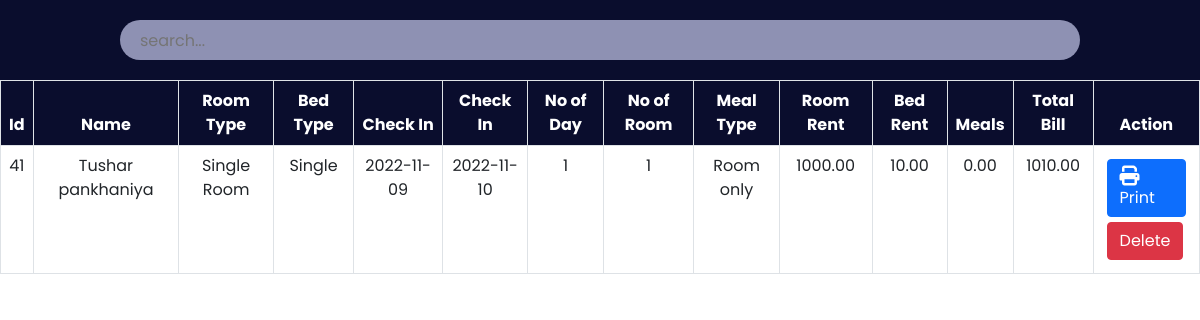
Page /admin/payment.php on the earlier database version.
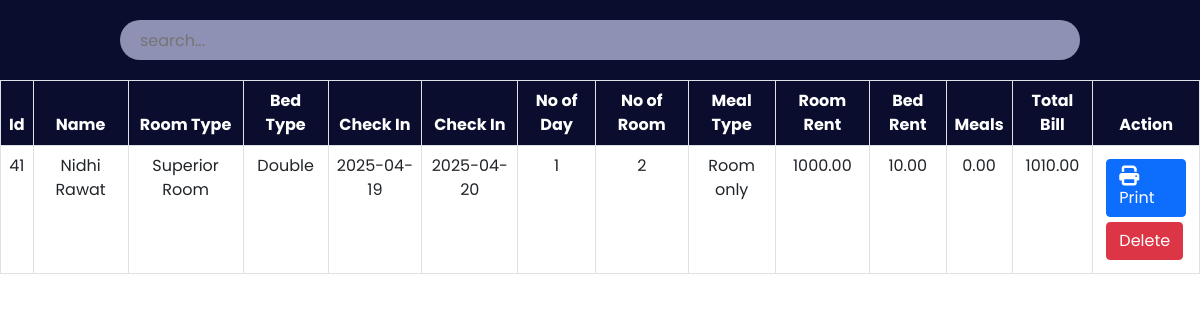
Same page on the later database version.
### tables this page shows
CREATE TABLE `payment` (
  `id` int(30) NOT NULL,
  `Name` varchar(30) NOT NULL,
  `Email` varchar(30) NOT NULL,
  `RoomType` varchar(30) NOT NULL,
  `Bed` varchar(30) NOT NULL,
  `NoofRoom` int(30) NOT NULL,
  `cin` date NOT NULL,
  `cout` date NOT NULL,
  `noofdays` int(30) NOT NULL,
  `roomtotal` double(8,2) NOT NULL,
  `bedtotal` double(8,2) NOT NULL,
  `meal` varchar(30) NOT NULL,
  `mealtotal` double(8,2) NOT NULL,
  `finaltotal` double(8,2) NOT NULL
);

### admin/payment.php (the view, shortened to what this page needs)
<?php
    include '../config.php';
?>
<!DOCTYPE html>
<html lang="en">
<head>
    <link href="https://cdn.jsdelivr.net/npm/bootstrap@5.0.2/dist/css/bootstrap.min.css" rel="stylesheet">
    <link rel="stylesheet" href="https://cdnjs.cloudflare.com/ajax/libs/font-awesome/6.2.0/css/all.min.css"/>
	<link rel="stylesheet" href="css/roombook.css">
</head>
<body>
	<div class="searchsection">
        <input type="text" name="search_bar" id="search_bar" placeholder="search..." onkeyup="searchFun()">
    </div>
    <div class="roombooktable" class="table-responsive-xl">
        <?php
            $paymanttablesql = "SELECT * FROM payment";
            $paymantresult = mysqli_query($conn, $paymanttablesql);
        ?>
        <table class="table table-bordered" id="table-data">
            <thead>
                <tr>
                    <th scope="col">Id</th>
                    <th scope="col">Name</th>
                    <th scope="col">Room Type</th>
                    <th scope="col">Bed Type</th>
                    <th scope="col">Check In</th>
                    <th scope="col">Check In</th>
					<th scope="col">No of Day</th>
                    <th scope="col">No of Room</th>
					<th scope="col">Meal Type</th>
                    <th scope="col">Room Rent</th>
                    <th scope="col">Bed Rent</th>
                    <th scope="col">Meals</th>
					<th scope="col">Total Bill</th>
                    <th scope="col">Action</th>
                </tr>
            </thead>
            <tbody>
            <?php
            while ($res = mysqli_fetch_array($paymantresult)) {
            ?>
                <tr>
                    <td><?php echo $res['id'] ?></td>
                    <td><?php echo $res['Name'] ?></td>
                    <td><?php echo $res['RoomType'] ?></td>
                    <td><?php echo $res['Bed'] ?></td>
					<td><?php echo $res['cin'] ?></td>
                    <td><?php echo $res['cout'] ?></td>
					<td><?php echo $res['noofdays'] ?></td>
                    <td><?php echo $res['NoofRoom'] ?></td>
                    <td><?php echo $res['meal'] ?></td>
                    <td><?php echo $res['roomtotal'] ?></td>
					<td><?php echo $res['bedtotal'] ?></td>
					<td><?php echo $res['mealtotal'] ?></td>
					<td><?php echo $res['finaltotal'] ?></td>
                    <td class="action">
                        <a href="invoiceprint.php?id= <?php echo $res['id']?>"><button class="btn btn-primary"><i class="fa-solid fa-print"></i>Print</button></a>
						<a href="paymantdelete.php?id=<?php echo $res['id']?>"><button class="btn btn-danger">Delete</button></a>
                    </td>
                </tr>
            <?php
            }
            ?>
            </tbody>
        </table>
    </div>
</body>
</html>

### admin/css/roombook.css (style rules this page uses)
:root { --bg-text-shadow: 0 2px 4px rgb(13 0 77 / 8%), 0 3px 6px rgb(13 0 77 / 8%), 0 8px 16px rgb(13 0 77 / 8%); --bg-box-shadow: 0px 0px 20px 6px rgba(26, 30, 164, 0.31); }
body { background-color: #ffff; }
* { margin: 0; padding: 0; font-family: 'Poppins', sans-serif; }
i { font-size: 20px; }
.searchsection { height: 80px; width: 100%; display: flex; justify-content: space-evenly; align-items: center; background-color: #0a0d2d; position: fixed; z-index: 500; }
#search_bar { height: 40px; width: 80%; border: none; background-color: rgba(195, 198, 233, 0.714); padding-left: 20px; border-radius: 30px; }
a { color: black; }
.roombooktable { position: absolute; color: #0a0d2d; margin-top: 80px; width: 100%; height: 100vh; padding-bottom: 900px; }
.roombooktable thead { background-color: #0a0d2d; color: white; text-align: center; }
.roombooktable tbody { text-align: center; }
.action a { text-decoration: none; }
.action button { display: flex; flex-wrap: wrap; margin: 5px; }

Differences in the rows shown:
changed payment "Room only": Name "Tushar pankhaniya" → "Nidhi Rawat"; RoomType "Single Room" → "Superior Room"; Bed "Single" → "Double"; cin "2022-11-09" → "2025-04-19"; cout "2022-11-10" → "2025-04-20"; NoofRoom "1" → "2"
